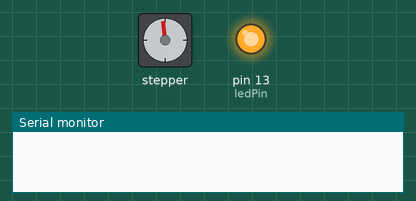
Bench run of a sketch on a simulated Arduino Uno, built with avr-gcc and run on an emulated ATmega328P. On the bench: stepper motor, output pins drawn as LEDs (lit = HIGH), the last lines printed to the serial monitor. Stepper angles assume 512 steps per turn.

Above: at 0.15 s.
At 7.86 s:
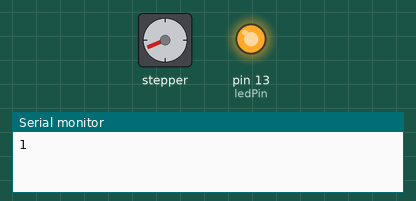
At 17.39 s:
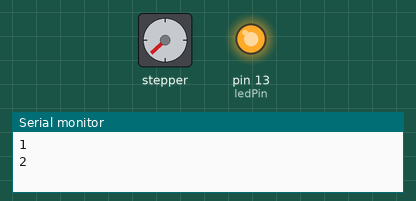
At 32.9 s:
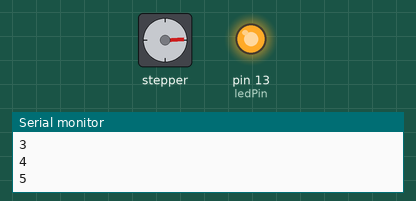
Timing chart, 0 to 40.0 s (numbered marks = the images above):
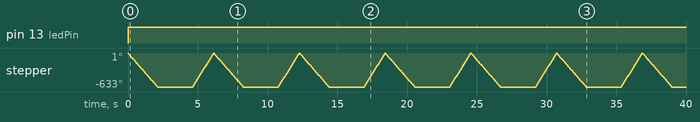

Measured:
- by itself, pin 13 (ledPin): LOW → HIGH at 0.00 s
- by itself, stepper: turns 633° counter-clockwise in 2.1 s, then 627° clockwise in 1.5 s, repeating every 6.2 s

The sketch:

Ventilador.ino
```cpp
/*
 Name:		Ventilador.ino
 Created:	3/17/2020 12:38:17 PM
 Author:	PTL21166W-PAN006
*/

#include <Stepper.h>


const int stepsPerRevolution = 512;
int val = 25;
int aux = 0;
int estado = 0;
int ledPin = 13;
int foto = 0;
Stepper myStepper(stepsPerRevolution, 11, 9, 10, 8);

void setup() {
	myStepper.setSpeed(10);
	Serial.begin(9600);
	pinMode(ledPin, OUTPUT);
}

void loop() {
	digitalWrite(ledPin, HIGH);
	while (aux <= 2050)
	{
		myStepper.setSpeed(50);
		myStepper.step(-900);
		delay(2500);
		myStepper.setSpeed(70);
		myStepper.step(900);
		aux++;
		Serial.println(aux);
	}
	Serial.println("*-_Fim_-*");
	delay(10000);
}
```
